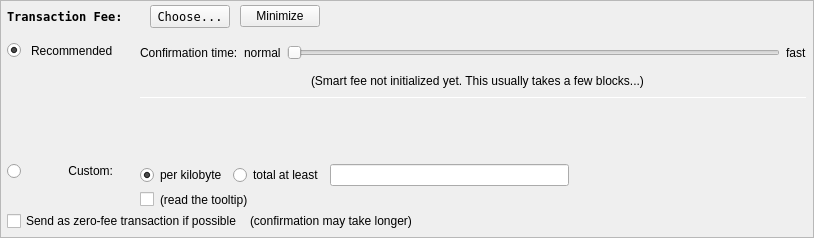
         <widget class="QFrame" name="frameFee">
          <property name="sizePolicy">
           <sizepolicy hsizetype="Expanding" vsizetype="Expanding">
            <horstretch>0</horstretch>
            <verstretch>0</verstretch>
           </sizepolicy>
          </property>
          <property name="maximumSize">
           <size>
            <width>16777215</width>
            <height>16777215</height>
           </size>
          </property>
          <property name="frameShape">
           <enum>QFrame::StyledPanel</enum>
          </property>
          <property name="frameShadow">
           <enum>QFrame::Sunken</enum>
          </property>
          <layout class="QVBoxLayout" name="verticalLayoutFee1">
           <property name="spacing">
            <number>0</number>
           </property>
           <property name="leftMargin">
            <number>0</number>
           </property>
           <property name="topMargin">
            <number>0</number>
           </property>
           <property name="rightMargin">
            <number>0</number>
           </property>
           <property name="bottomMargin">
            <number>0</number>
           </property>
           <item>
            <layout class="QVBoxLayout" name="verticalLayoutFee2" stretch="0,0,0">
             <property name="spacing">
              <number>0</number>
             </property>
             <property name="leftMargin">
              <number>6</number>
             </property>
             <property name="topMargin">
              <number>0</number>
             </property>
             <property name="rightMargin">
              <number>6</number>
             </property>
             <item>
              <layout class="QHBoxLayout" name="horizontalLayoutFee1">
               <property name="bottomMargin">
                <number>0</number>
               </property>
               <item>
                <layout class="QVBoxLayout" name="verticalLayoutFee7">
                 <property name="spacing">
                  <number>0</number>
                 </property>
                 <item>
                  <spacer name="verticalSpacerSmartFee">
                   <property name="orientation">
                    <enum>Qt::Vertical</enum>
                   </property>
                   <property name="sizeType">
                    <enum>QSizePolicy::Fixed</enum>
                   </property>
                   <property name="sizeHint" stdset="0">
                    <size>
                     <width>1</width>
                     <height>4</height>
                    </size>
                   </property>
                  </spacer>
                 </item>
                 <item>
                  <layout class="QHBoxLayout" name="horizontalLayoutSmartFee">
                   <property name="spacing">
                    <number>10</number>
                   </property>
                   <item>
                    <widget class="QLabel" name="labelFeeHeadline">
                     <property name="sizePolicy">
                      <sizepolicy hsizetype="Preferred" vsizetype="Maximum">
                       <horstretch>0</horstretch>
                       <verstretch>0</verstretch>
                      </sizepolicy>
                     </property>
                     <property name="font">
                      <font>
                       <family>Andale Mono</family>
                       <weight>75</weight>
                       <bold>true</bold>
                      </font>
                     </property>
                     <property name="styleSheet">
                      <string notr="true">font-weight:bold;</string>
                     </property>
                     <property name="text">
                      <string>Transaction Fee:</string>
                     </property>
                    </widget>
                   </item>
                   <item>
                    <widget class="QLabel" name="labelFeeMinimized">
                     <property name="text">
                      <string/>
                     </property>
                    </widget>
                   </item>
                   <item>
                    <widget class="QPushButton" name="buttonChooseFee">
                     <property name="font">
                      <font>
                       <family>Andale Mono</family>
                      </font>
                     </property>
                     <property name="text">
                      <string>Choose...</string>
                     </property>
                    </widget>
                   </item>
                   <item>
                    <widget class="QPushButton" name="buttonMinimizeFee">
                     <property name="toolTip">
                      <string>collapse fee-settings</string>
                     </property>
                     <property name="text">
                      <string>Minimize</string>
                     </property>
                    </widget>
                   </item>
                  </layout>
                 </item>
                 <item>
                  <spacer name="verticalSpacer_5">
                   <property name="orientation">
                    <enum>Qt::Vertical</enum>
                   </property>
                   <property name="sizeHint" stdset="0">
                    <size>
                     <width>1</width>
                     <height>1</height>
                    </size>
                   </property>
                  </spacer>
                 </item>
                </layout>
               </item>
               <item>
                <spacer name="horizontalSpacer_4">
                 <property name="orientation">
                  <enum>Qt::Horizontal</enum>
                 </property>
                 <property name="sizeHint" stdset="0">
                  <size>
                   <width>40</width>
                   <height>20</height>
                  </size>
                 </property>
                </spacer>
               </item>
              </layout>
             </item>
             <item>
              <widget class="QFrame" name="frameFeeSelection">
               <layout class="QVBoxLayout" name="verticalLayoutFee12">
                <property name="spacing">
                 <number>0</number>
                </property>
                <property name="leftMargin">
                 <number>0</number>
                </property>
                <property name="topMargin">
                 <number>0</number>
                </property>
                <property name="rightMargin">
                 <number>0</number>
                </property>
                <property name="bottomMargin">
                 <number>0</number>
                </property>
                <item>
                 <layout class="QGridLayout" name="gridLayoutFee">
                  <property name="topMargin">
                   <number>10</number>
                  </property>
                  <property name="bottomMargin">
                   <number>4</number>
                  </property>
                  <property name="horizontalSpacing">
                   <number>10</number>
                  </property>
                  <property name="verticalSpacing">
                   <number>4</number>
                  </property>
                  <item row="2" column="0">
                   <layout class="QVBoxLayout" name="verticalLayoutFee4" stretch="0">
                    <item>
                     <spacer name="verticalSpacer_2">
                      <property name="orientation">
                       <enum>Qt::Vertical</enum>
                      </property>
                      <property name="sizeHint" stdset="0">
                       <size>
                        <width>1</width>
                        <height>1</height>
                       </size>
                      </property>
                     </spacer>
                    </item>
                   </layout>
                  </item>
                  <item row="3" column="0">
                   <layout class="QVBoxLayout" name="verticalLayoutFee9" stretch="0,1">
                    <item>
                     <widget class="QRadioButton" name="radioCustomFee">
                      <property name="text">
                       <string/>
                      </property>
                      <attribute name="buttonGroup">
                       <string notr="true">groupFee</string>
                      </attribute>
                     </widget>
                    </item>
                    <item>
                     <spacer name="verticalSpacer_6">
                      <property name="orientation">
                       <enum>Qt::Vertical</enum>
                      </property>
                      <property name="sizeHint" stdset="0">
                       <size>
                        <width>1</width>
                        <height>1</height>
                       </size>
                      </property>
                     </spacer>
                    </item>
                   </layout>
                  </item>
                  <item row="3" column="1">
                   <widget class="QLabel" name="labelCustomFee">
                    <property name="text">
                     <string>Custom:</string>
                    </property>
                    <property name="alignment">
                     <set>Qt::AlignRight|Qt::AlignTop|Qt::AlignTrailing</set>
                    </property>
                   </widget>
                  </item>
                  <item row="3" column="4">
                   <layout class="QVBoxLayout" name="verticalLayoutFee8">
                    <property name="spacing">
                     <number>6</number>
                    </property>
                    <item>
                     <layout class="QHBoxLayout" name="horizontalLayoutFee13">
                      <item>
                       <widget class="QRadioButton" name="radioCustomPerKilobyte">
                        <property name="toolTip">
                         <string>If the custom fee is set to 1000 uVITs and the transaction is only 250 bytes, then &quot;per kilobyte&quot; only pays 250 uVITs in fee,&lt;br /&gt;while &quot;at least&quot; pays 1000 uVITs. For transactions bigger than a kilobyte both pay by kilobyte.</string>
                        </property>
                        <property name="text">
                         <string>per kilobyte</string>
                        </property>
                        <property name="checked">
                         <bool>true</bool>
                        </property>
                        <attribute name="buttonGroup">
                         <string notr="true">groupCustomFee</string>
                        </attribute>
                       </widget>
                      </item>
                      <item>
                       <widget class="QRadioButton" name="radioCustomAtLeast">
                        <property name="toolTip">
                         <string>If the custom fee is set to 1000 uVITs and the transaction is only 250 bytes, then &quot;per kilobyte&quot; only pays 250 uVITs in fee,&lt;br /&gt;while &quot;total at least&quot; pays 1000 uVITs. For transactions bigger than a kilobyte both pay by kilobyte.</string>
                        </property>
                        <property name="text">
                         <string>total at least</string>
                        </property>
                        <attribute name="buttonGroup">
                         <string notr="true">groupCustomFee</string>
                        </attribute>
                       </widget>
                      </item>
                      <item>
                       <widget class="BitcoinAmountField" name="customFee"/>
                      </item>
                      <item>
                       <spacer name="horizontalSpacer_6">
                        <property name="orientation">
                         <enum>Qt::Horizontal</enum>
                        </property>
                        <property name="sizeHint" stdset="0">
                         <size>
                          <width>1</width>
                          <height>1</height>
                         </size>
                        </property>
                       </spacer>
                      </item>
                     </layout>
                    </item>
                    <item>
                     <layout class="QHBoxLayout" name="horizontalLayoutFee8">
                      <item>
                       <widget class="QCheckBox" name="checkBoxMinimumFee">
                        <property name="toolTip">
                         <string>Paying only the minimum fee is just fine as long as there is less transaction volume than space in the blocks.&lt;br /&gt;But be aware that this can end up in a never confirming transaction once there is more demand for AXIV transactions than the network can process.</string>
                        </property>
                        <property name="text">
                         <string/>
                        </property>
                       </widget>
                      </item>
                      <item>
                       <widget class="QLabel" name="labelMinFeeWarning">
                        <property name="enabled">
                         <bool>true</bool>
                        </property>
                        <property name="toolTip">
                         <string>Paying only the minimum fee is just fine as long as there is less transaction volume than space in the blocks.&lt;br /&gt;But be aware that this can end up in a never confirming transaction once there is more demand for AXIV transactions than the network can process.</string>
                        </property>
                        <property name="text">
                         <string>(read the tooltip)</string>
                        </property>
                        <property name="margin">
                         <number>5</number>
                        </property>
                       </widget>
                      </item>
                      <item>
                       <spacer name="horizontalSpacer_2">
                        <property name="orientation">
                         <enum>Qt::Horizontal</enum>
                        </property>
                        <property name="sizeHint" stdset="0">
                         <size>
                          <width>1</width>
                          <height>1</height>
                         </size>
                        </property>
                       </spacer>
                      </item>
                     </layout>
                    </item>
                   </layout>
                  </item>
                  <item row="1" column="1">
                   <widget class="QLabel" name="labelSmartFee_2">
                    <property name="text">
                     <string>Recommended</string>
                    </property>
                   </widget>
                  </item>
                  <item row="0" column="4" rowspan="3">
                   <layout class="QVBoxLayout" name="verticalLayoutFee3" stretch="0,0,0,0,1,0">
                    <property name="spacing">
                     <number>6</number>
                    </property>
                    <property name="topMargin">
                     <number>2</number>
                    </property>
                    <property name="bottomMargin">
                     <number>20</number>
                    </property>
                    <item>
                     <layout class="QHBoxLayout" name="horizontalLayoutFee9">
                      <item>
                       <widget class="QLabel" name="labelSmartFee3">
                        <property name="text">
                         <string>Confirmation time:</string>
                        </property>
                        <property name="margin">
                         <number>2</number>
                        </property>
                       </widget>
                      </item>
                      <item>
                       <widget class="QLabel" name="labelSmartFeeNormal">
                        <property name="text">
                         <string>normal</string>
                        </property>
                        <property name="margin">
                         <number>2</number>
                        </property>
                       </widget>
                      </item>
                      <item>
                       <widget class="QSlider" name="sliderSmartFee">
                        <property name="minimumSize">
                         <size>
                          <width>0</width>
                          <height>24</height>
                         </size>
                        </property>
                        <property name="minimum">
                         <number>0</number>
                        </property>
                        <property name="maximum">
                         <number>24</number>
                        </property>
                        <property name="pageStep">
                         <number>1</number>
                        </property>
                        <property name="value">
                         <number>0</number>
                        </property>
                        <property name="orientation">
                         <enum>Qt::Horizontal</enum>
                        </property>
                        <property name="invertedAppearance">
                         <bool>false</bool>
                        </property>
                        <property name="invertedControls">
                         <bool>false</bool>
                        </property>
                        <property name="tickPosition">
                         <enum>QSlider::NoTicks</enum>
                        </property>
                       </widget>
                      </item>
                      <item>
                       <widget class="QLabel" name="labelSmartFeeFast">
                        <property name="text">
                         <string>fast</string>
                        </property>
                       </widget>
                      </item>
                     </layout>
                    </item>
                    <item>
                     <layout class="QHBoxLayout" name="horizontalLayout_recommended_texts">
                      <property name="spacing">
                       <number>0</number>
                      </property>
                      <item>
                       <spacer name="horizontalSpacer_8">
                        <property name="orientation">
                         <enum>Qt::Horizontal</enum>
                        </property>
                        <property name="sizeHint" stdset="0">
                         <size>
                          <width>40</width>
                          <height>20</height>
                         </size>
                        </property>
                       </spacer>
                      </item>
                      <item>
                       <widget class="QLabel" name="labelFeeEstimation">
                        <property name="text">
                         <string/>
                        </property>
                        <property name="margin">
                         <number>2</number>
                        </property>
                       </widget>
                      </item>
                      <item>
                       <widget class="QLabel" name="labelSmartFee2">
                        <property name="text">
                         <string>(Smart fee not initialized yet. This usually takes a few blocks...)</string>
                        </property>
                        <property name="alignment">
                         <set>Qt::AlignLeading|Qt::AlignLeft|Qt::AlignVCenter</set>
                        </property>
                        <property name="wordWrap">
                         <bool>false</bool>
                        </property>
                        <property name="margin">
                         <number>2</number>
                        </property>
                        <property name="indent">
                         <number>-1</number>
                        </property>
                       </widget>
                      </item>
                      <item>
                       <spacer name="horizontalSpacer_3">
                        <property name="orientation">
                         <enum>Qt::Horizontal</enum>
                        </property>
                        <property name="sizeHint" stdset="0">
                         <size>
                          <width>40</width>
                          <height>20</height>
                         </size>
                        </property>
                       </spacer>
                      </item>
                     </layout>
                    </item>
                    <item>
                     <widget class="Line" name="line_2">
                      <property name="minimumSize">
                       <size>
                        <width>0</width>
                        <height>1</height>
                       </size>
                      </property>
                      <property name="maximumSize">
                       <size>
                        <width>16777215</width>
                        <height>1</height>
                       </size>
                      </property>
                      <property name="orientation">
                       <enum>Qt::Horizontal</enum>
                      </property>
                     </widget>
                    </item>
                    <item>
                     <layout class="QHBoxLayout" name="horizontalLayoutFee12">
                      <item>
                       <spacer name="horizontalSpacer_5">
                        <property name="orientation">
                         <enum>Qt::Horizontal</enum>
                        </property>
                        <property name="sizeHint" stdset="0">
                         <size>
                          <width>1</width>
                          <height>1</height>
                         </size>
                        </property>
                       </spacer>
                      </item>
                     </layout>
                    </item>
                    <item>
                     <spacer name="verticalSpacer_4">
                      <property name="orientation">
                       <enum>Qt::Vertical</enum>
                      </property>
                      <property name="sizeHint" stdset="0">
                       <size>
                        <width>1</width>
                        <height>1</height>
                       </size>
                      </property>
                     </spacer>
                    </item>
                    <item>
                     <spacer name="verticalSpacer_3">
                      <property name="orientation">
                       <enum>Qt::Vertical</enum>
                      </property>
                      <property name="sizeHint" stdset="0">
                       <size>
                        <width>20</width>
                        <height>40</height>
                       </size>
                      </property>
                     </spacer>
                    </item>
                   </layout>
                  </item>
                  <item row="1" column="2">
                   <widget class="QLabel" name="labelSmartFee">
                    <property name="text">
                     <string/>
                    </property>
                    <property name="margin">
                     <number>2</number>
                    </property>
                   </widget>
                  </item>
                  <item row="1" column="0">
                   <widget class="QRadioButton" name="radioSmartFee">
                    <property name="text">
                     <string/>
                    </property>
                    <property name="checked">
                     <bool>true</bool>
                    </property>
                    <attribute name="buttonGroup">
                     <string notr="true">groupFee</string>
                    </attribute>
                   </widget>
                  </item>
                 </layout>
                </item>
                <item>
                 <layout class="QHBoxLayout" name="horizontalLayoutFee5" stretch="0,0,0">
                  <property name="spacing">
                   <number>8</number>
                  </property>
                  <property name="bottomMargin">
                   <number>4</number>
                  </property>
                  <item>
                   <widget class="QCheckBox" name="checkBoxFreeTx">
                    <property name="text">
                     <string>Send as zero-fee transaction if possible</string>
                    </property>
                   </widget>
                  </item>
                  <item>
                   <widget class="QLabel" name="labelFreeTx">
                    <property name="text">
                     <string>(confirmation may take longer)</string>
                    </property>
                    <property name="margin">
                     <number>5</number>
                    </property>
                   </widget>
                  </item>
                  <item>
                   <spacer name="horizontalSpacerFee5">
                    <property name="orientation">
                     <enum>Qt::Horizontal</enum>
                    </property>
                    <property name="sizeHint" stdset="0">
                     <size>
                      <width>1</width>
                      <height>1</height>
                     </size>
                    </property>
                   </spacer>
                  </item>
                 </layout>
                </item>
                <item>
                 <spacer name="verticalSpacerFee2">
                  <property name="orientation">
                   <enum>Qt::Vertical</enum>
                  </property>
                  <property name="sizeHint" stdset="0">
                   <size>
                    <width>1</width>
                    <height>1</height>
                   </size>
                  </property>
                 </spacer>
                </item>
               </layout>
              </widget>
             </item>
             <item>
              <spacer name="verticalSpacerFee">
               <property name="orientation">
                <enum>Qt::Vertical</enum>
               </property>
               <property name="sizeHint" stdset="0">
                <size>
                 <width>800</width>
                 <height>1</height>
                </size>
               </property>
              </spacer>
             </item>
            </layout>
           </item>
          </layout>
         </widget>
